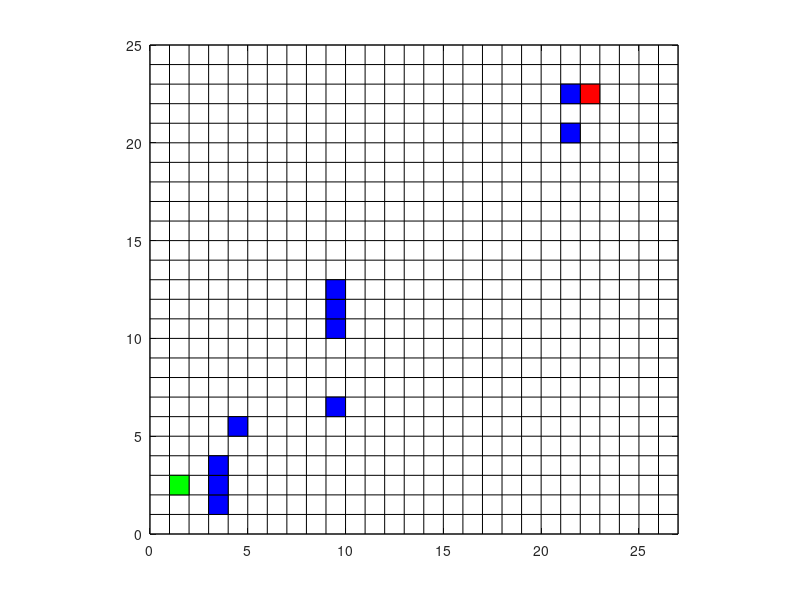

Recreate this plot in MATLAB. (Note: this script raises an error after producing the figure.)
clc
clear
close all

%% 绘制地图
% 栅格行数、列数
rows = 25;
columns = 27;
% 起点、终点、障碍物
start_node = [2, 3];
target_node = [23, 23];
obs = [4, 2;4, 3;4, 4;5, 6;22, 21;10, 11; 10, 12;10, 13; 10, 7;22, 23];

% 绘制栅格
for i = 0 : rows
    plot([0, columns], [i, i], 'k');  % k-黑色
    hold on
end
for i = 0 : columns
    plot([i, i], [0, rows], 'k');
    hold on
end
axis equal  % 横纵坐标同比例
xlim([0, columns])
ylim([0, rows])

% 绘制起点、终点、障碍物
fill([start_node(1), start_node(1), start_node(1)-1, start_node(1)-1],...
    [start_node(2), start_node(2)-1, start_node(2)-1, start_node(2)], 'g');

fill([target_node(1), target_node(1), target_node(1)-1, target_node(1)-1],...
    [target_node(2), target_node(2)-1, target_node(2)-1, target_node(2)], 'r');

for i = 1 : size(obs, 1)
    obs_node = obs(i, :);
    fill([obs_node(1), obs_node(1), obs_node(1)-1, obs_node(1)-1],...
    [obs_node(2), obs_node(2)-1, obs_node(2)-1, obs_node(2)], 'b');
end

%% 预处理：将起点加入open list
open_list = {start_node, 0, 0, 0, [start_node; ]};  % 每行表示一个节点
                                                    % 第一列 该节点坐标；第二列 F值；第三列 G值；
                                                    % 第四列 H值；第五列 到该点的路径
close_list = cell(0);

%% 寻找最优路径
while true
    % 遍历open_list，找到F值最小的节点作为父节点
    [~, idx_par] = min([open_list{:, 2}]);  % 需要将open_list{:, 2}的结果转为数组
    node_par = open_list(idx_par, :);

    % 将父节点加入close_list
    close_list(end+1, :) = node_par;

    % 寻找父节点的可行子节点(在地图上，不是障碍物，不在close_list中)
    child_nodes = child_nodes_cal(node_par, rows, columns, obs, close_list);

    % 遍历子节点，判断子节点是否在open_list中，若在，则比较更新；没在则追加到open_list中
    num_child = size(child_nodes, 1);
    for i = 1 : num_child
        child_node = child_nodes(i,:);
        
        open_list_temp = [];
        for k = 1 : size(open_list, 1)
            open_list_temp = [open_list_temp; open_list{k, 1}]; % 将open_list{k, 1}转为数组
        end
        [in_flag, open_list_idx] = ismember(child_node, open_list_temp, "rows");
        G = node_par{3} + norm(node_par{1} - child_node);
        H = abs(child_node(1) - target_node(1)) + abs(child_node(2) - target_node(2));
        F = G+H;
        
        if in_flag   % 若在，比较更新G和F (H不变)       
            if G < open_list{open_list_idx, 3}
                open_list{open_list_idx, 2} = F;
                open_list{open_list_idx, 3} = G;
                % 更新到该点的路径
                open_list{open_list_idx, 5} = [node_par{5}; child_node];
            end
        else         % 若不在，追加到openList
            open_list(end+1,:) = {child_node, F, G, H, [node_par{5}; child_node]};

        end
    end
    
    % 之所以不在 将父节点加入close_list 时在open_list中删除父节点，是为了防止ismember和空比较
    open_list(idx_par, :) = []; % cell增删元素 参考：https://blog.csdn.net/weixin_44100850/article/details/106455404

    % 判断是否停止
    open_list_temp = [];
    for k = 1 : size(open_list, 1)
        open_list_temp = [open_list_temp; open_list{k, 1}];
    end
    [in_flag, idx] = ismember(target_node, open_list_temp, "rows");
    if in_flag  % 终点已加入open_list
        fprintf("路径已找到!\n")
        open_list{idx, 5};

        % 绘制路线
        path = open_list{idx, 5};
        num_nodes = length(path);
        path_x = [];
        path_y = [];
        for i = 1 : num_nodes
            path_x = [path_x; path(i, 1)];
            path_y = [path_y; path(i, 2)];
        end
        scatter(path_x-0.5, path_y-0.5);
        plot(path_x-0.5, path_y-0.5);
        hold on

        break
    end
    if isempty(open_list)   % 没找到终点，且open_list为空，查找失败
        fprintf("查找失败")
    end


end
